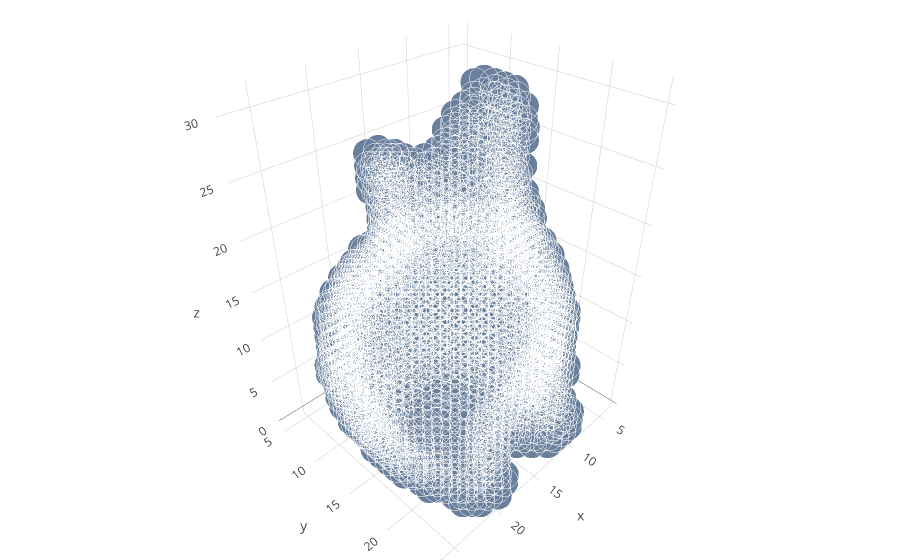

The code cell stored with this chart in its notebook:
### Code cell
# generate file
file = np.random.choice(files)

def voxels_from_file(file, voxsize=32):
    out_file = file.split('.')[0] + '.binvox'
    file = file.replace(' ', '\ ')
    cmd = f'tools/binvox/binvox -d {voxsize} -cb -e {file}'
            
    if os.path.exists(out_file):
        os.remove(out_file)

    t = os.system(cmd)
    
    if t == 0:
        with open(out_file, 'rb') as f:
            d = binvox_rw.read_as_3d_array(f).data
            d = np.transpose(d, (0, 2, 1)) # fix orientation
        
        os.remove(out_file)
        return 1, d, file.split('/')[-1]
    else:
        return 0, None, None

voxels = voxels_from_file(file, 32)
print('\nPlotting:', file)
plot_vol(voxels[1])

### Figure 1 — Plotly figure (JSON) as saved in the notebook; plotly's stock layout.template omitted (floating-point values rounded to 4 significant figures; data arrays with more than 128 entries replaced by an {"elided": "..."} marker saying what was removed)
{"data": [{"marker": {"color": "rgb(105, 127, 155)", "line": {"color": "rgba(217, 217, 217, 0.14)", "width": 0.5}, "opacity": 1, "size": 10}, "mode": "markers", "type": "scatter3d", "x": {"elided": "2375 int values"}, "y": {"elided": "2375 int values"}, "z": {"elided": "2375 int values"}}], "layout": {"autosize": true, "margin": {"b": 0, "l": 0, "r": 0, "t": 0}, "scene": {"aspectmode": "auto", "aspectratio": {"x": 0.9485, "y": 0.8248, "z": 1.278}}}}
